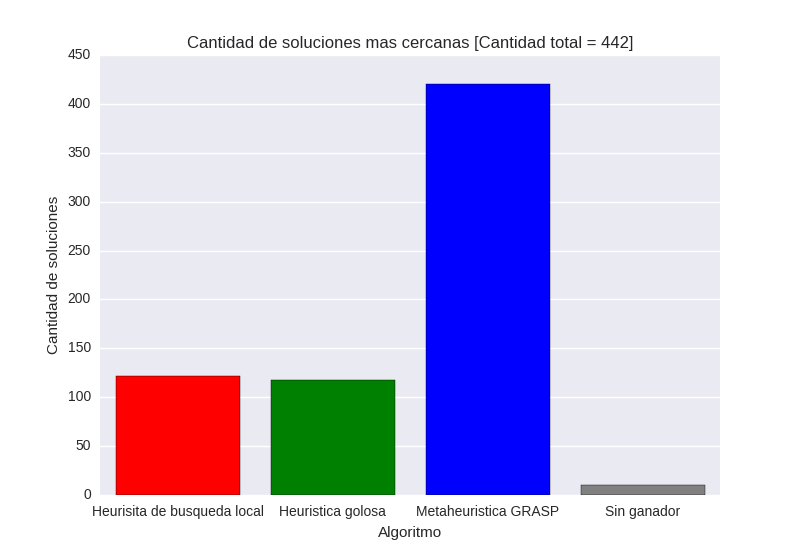

Reproduce this figure in Python.
import matplotlib.pyplot as plt
import sys, csv, math
import numpy as np
import seaborn as sns

#-------------------------------------------------------
#--  La idea de este grafico es agarrar caso por caso
#-- y ver quien estuvo mas cerca. Se suma 1 punto por
#-- cada caso ganado.
#-------------------------------------------------------

#----------FORMATO ESPERADO------------
#-- Codigo de caso
#-- Cantidad de gimnasios
#-- Cantidad de paradas
#-- Capacidad de la mochila
#-- Tiempo
#-- Distancia del camino
#-- Ejercicio



nombres_programas = np.array(['Algorimto exacto', 'Heuristica golosa', 'Heurisita de busqueda local', 'Metaheuristica GRASP', 'Sin ganador'])
colores_programas = np.array(['yellow', 'red', 'green', 'blue', 'gray'])

cantidad_total = 0
ganadas_por_ej = np.array([0, 0, 0, 0, 0])
resultado_por_ej = np.array([-1,-1,-1,-1])

entrada = csv.reader(open("corrida.csv", "rb"))

primera_fila = 1
caso_actual = -1
datos_actual = np.empty((0))

for row in entrada:
	if primera_fila == 1:
		primera_fila = 0
	else:
		if caso_actual != int(row[0]):
			if caso_actual != -1:
				ej_ganador = np.array([4])
				min = -1
				for i in xrange(1,4):
					diff = math.fabs(resultado_por_ej[i] - resultado_por_ej[0])
					if resultado_por_ej[i] >= 0 and (min == -1 or diff <= min):
						if diff == min:
							ej_ganador = np.append(ej_ganador, np.array([i]), axis=0)
						else:
							min = diff
							ej_ganador = np.array([i])
				for i in xrange(0,len(ej_ganador)):
					ganadas_por_ej[ej_ganador[i]] += 1
				cantidad_total += 1

			caso_actual = int(row[0])
			resultado_por_ej = np.array([-1,-1,-1,-1])

		if float(row[5]) >= 0 and (resultado_por_ej[int(row[6])-1] == -1 or resultado_por_ej[int(row[6])-1] > float(row[5])):
			resultado_por_ej[int(row[6])-1] = float(row[5])

if caso_actual != -1:
	ej_ganador = np.array([4])
	min = -1
	for i in xrange(1,4):
		diff = math.fabs(resultado_por_ej[i] - resultado_por_ej[0])
		if resultado_por_ej[i] >= 0 and (min == -1 or diff <= min):
			if diff == min:
				ej_ganador = np.append(ej_ganador, np.array([i]), axis=0)
			else:
				min = diff
				ej_ganador = np.array([i])
	for i in xrange(0,len(ej_ganador)):
		ganadas_por_ej[ej_ganador[i]] += 1
	cantidad_total += 1


sns.barplot(nombres_programas[1:], ganadas_por_ej[1:], color=colores_programas[1:])

labelx = "Algoritmo"
labely = "Cantidad de soluciones"
titulo = "Cantidad de soluciones mas cercanas [Cantidad total = "+str(cantidad_total)+"]"

plt.xlabel(labelx)
plt.ylabel(labely)
plt.title(titulo)
#plt.legend(nombres_programas[1:], loc='upper left')

sns.set_style("darkgrid")

#plt.show()
plt.savefig("grafico1.png")